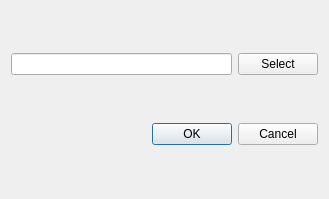
<?xml version="1.0" encoding="UTF-8"?>
<ui version="4.0">
 <class>Dialog</class>
 <widget class="QDialog" name="Dialog">
  <property name="geometry">
   <rect>
    <x>0</x>
    <y>0</y>
    <width>329</width>
    <height>199</height>
   </rect>
  </property>
  <property name="windowTitle">
   <string>Dialog</string>
  </property>
  <layout class="QVBoxLayout" name="verticalLayout">
   <item>
    <layout class="QHBoxLayout" name="horizontalLayout">
     <item>
      <widget class="QLineEdit" name="lineEdit"/>
     </item>
     <item>
      <widget class="QPushButton" name="pushButton">
       <property name="text">
        <string>Select</string>
       </property>
      </widget>
     </item>
    </layout>
   </item>
   <item>
    <widget class="QDialogButtonBox" name="buttonBox">
     <property name="standardButtons">
      <set>QDialogButtonBox::Cancel|QDialogButtonBox::Ok</set>
     </property>
    </widget>
   </item>
  </layout>
 </widget>
 <resources/>
 <connections/>
</ui>
